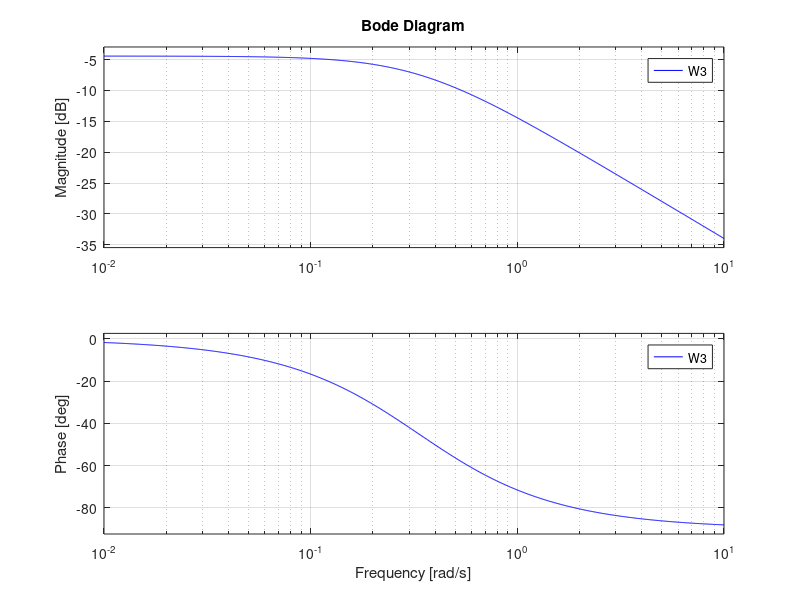
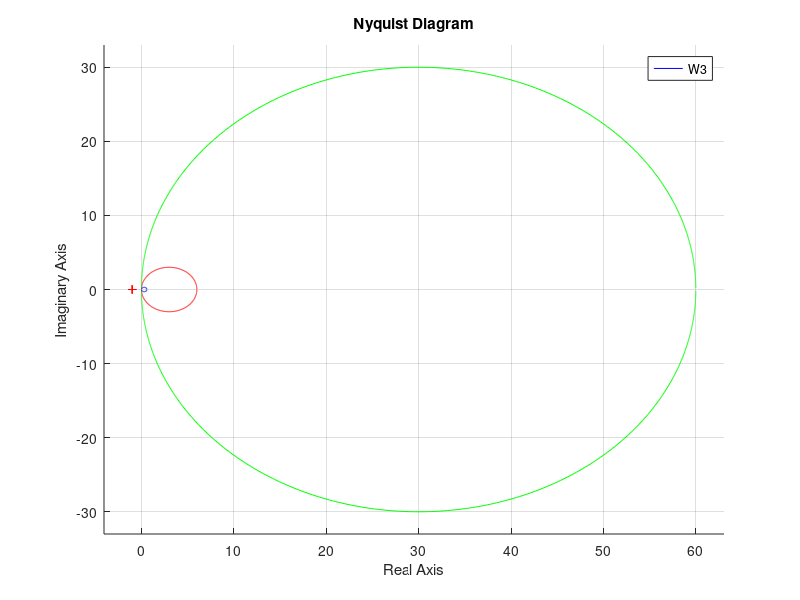
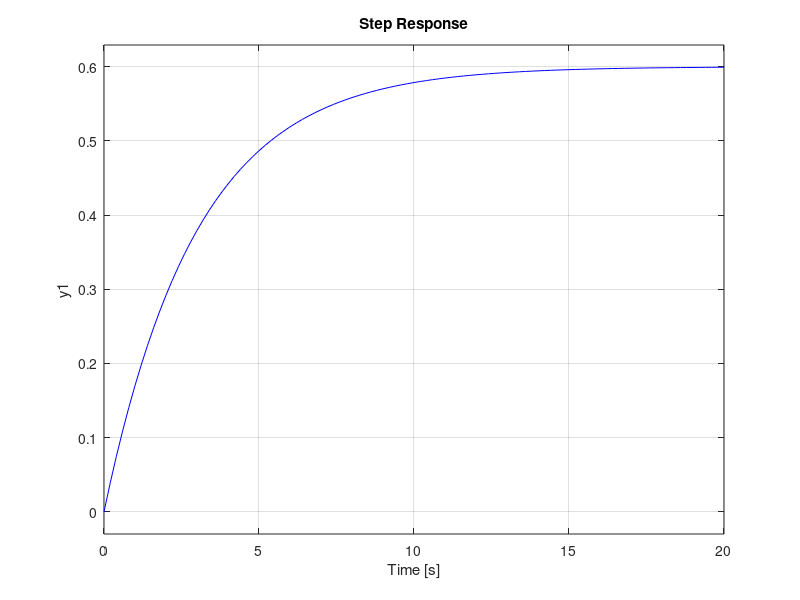

Write the MATLAB code that produced these figures, in order.
num1 = 6;
num2 = 60;
num3 = 6/10;
den = [3, 1];
W1 = tf(num1,den);
W2 = tf(num2,den);
W3 = tf(num3,den);
figure(1);
hold on;

bode(W1,'r');
bode(W2,'g');
bode(W3,'b');
figure(2);
hold on;

nyquist(W1,'r');
nyquist(W2,'g');
nyquist(W3,'b');
figure(3);
hold on;

step(W1,'r');
step(W2,'g');
step(W3,'b');
